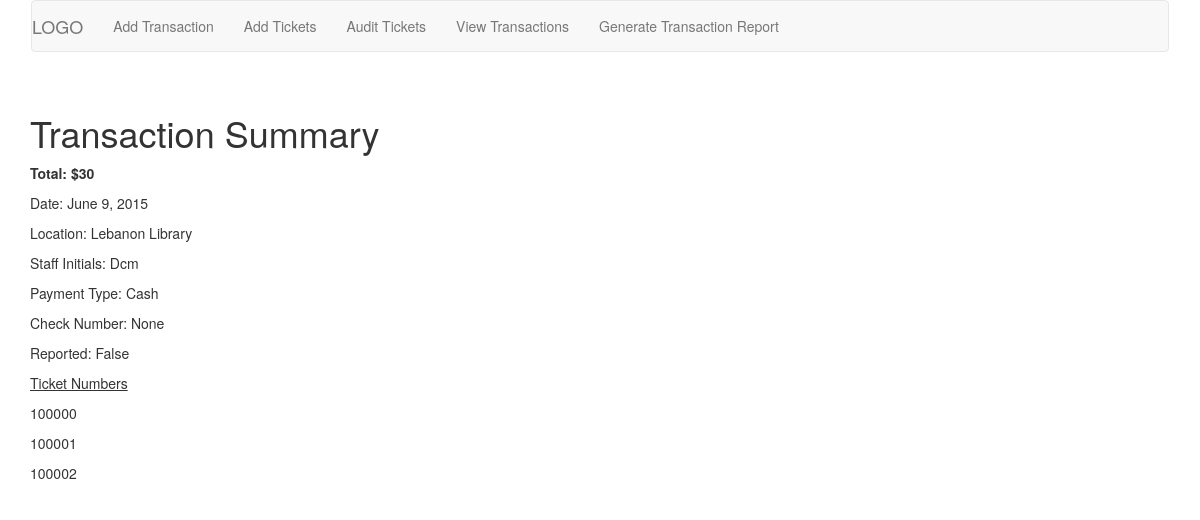
/transactions/detail/1/, run on the app's committed database.
### ticket_app/models.py (models this page shows, shortened)
class Transactions(models.Model):
    class Meta:
        verbose_name_plural = "Transactions"
    date = models.DateField(auto_now_add=True)
    location = models.ForeignKey(Locations)
    payment_type = models.ForeignKey(PaymentTypes)
    check_number = models.PositiveIntegerField(null=True, blank=True)
    reported = models.BooleanField(default=False)
    staff_initials = models.CharField(max_length=4)
    def total(self):
        tickets = Tickets_Transactions.objects.filter(transactions=self.id).count()
        total = tickets * 10
        return total
    date_reported = models.DateField(blank=True, null=True)

class Locations(models.Model):
    class Meta:
        verbose_name_plural = "Locations"
    name = models.CharField(max_length=255, unique=True)
    def __unicode__(self):
        return self.name

class PaymentTypes(models.Model):
    class Meta:
        verbose_name_plural = "Payment Types"
    type = models.CharField(max_length=255, unique=True)
    def __unicode__(self):
        return self.type

class Tickets_Transactions(models.Model):
    class Meta:
        verbose_name_plural = "Tickets and Transactions"
    ticket = models.OneToOneField(Tickets, unique=True)
    transactions = models.ForeignKey(Transactions)

class Tickets(models.Model):
    class Meta:
        verbose_name_plural = "Tickets"
    ticket_number = models.PositiveIntegerField(unique=True)
    date_entered = models.DateField(auto_now_add=True)
    sold = models.BooleanField(default=False)
    date_sold = models.DateField(blank=True, null=True)
    location = models.ForeignKey(Locations)
    def __unicode__(self):
        return str(self.ticket_number)

### ticket_app/views.py (the view)
# urls.py: url(r'^detail/(?P<pk>\d+)/?$', views.TransactionDetail.as_view(), name="Transaction Detail"),
class TransactionDetail(generic.DetailView):
    model = Transactions
    context_object_name = "transaction"
    template_name = "ticket_app/transaction_detail.html"
    def get_context_data(self, **kwargs):
        context = super(TransactionDetail, self).get_context_data(**kwargs)
        context['transaction_tickets'] = Tickets_Transactions.objects.filter(transactions = context['transaction'].id)
        return context

### ticket_app/templates/ticket_app/transaction_detail.html
{% include "ticket_app/header.html" %}
<h1>Transaction Summary</h1>
<p><strong>Total: ${{ object.total }}</strong></p>
<p>Date: {{ object.date | date }}</p>
<p>Location: {{ object.location }}</p>
<p>Staff Initials: {{object.staff_initials }}</p>
<p>Payment Type: {{object.payment_type }}</p>
<p>Check Number: {{ object.check_number }}</p>
<p>Reported: {{ object.reported }}</p>
<p><u>Ticket Numbers</u></p>
{% for ticket in transaction_tickets %}
<p>{{ ticket.ticket }}</p>
{% endfor %}
{% include "ticket_app/footer.html" %}

### data on the page
Transactions: total "30", date "June 9, 2015", location "Lebanon Library", staff_initials "Dcm", payment_type "Cash", check_number "None", reported "False"
Tickets_Transactions: ticket "100000"
Tickets_Transactions: ticket "100001"
Tickets_Transactions: ticket "100002"
